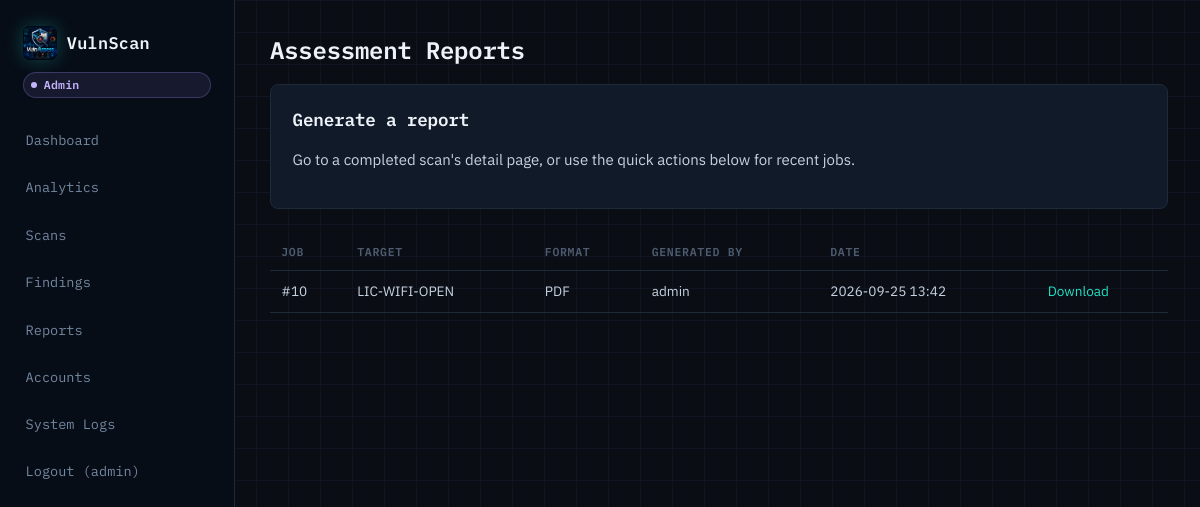
/reports/ (signed in), run on an earlier commit of the app's database.
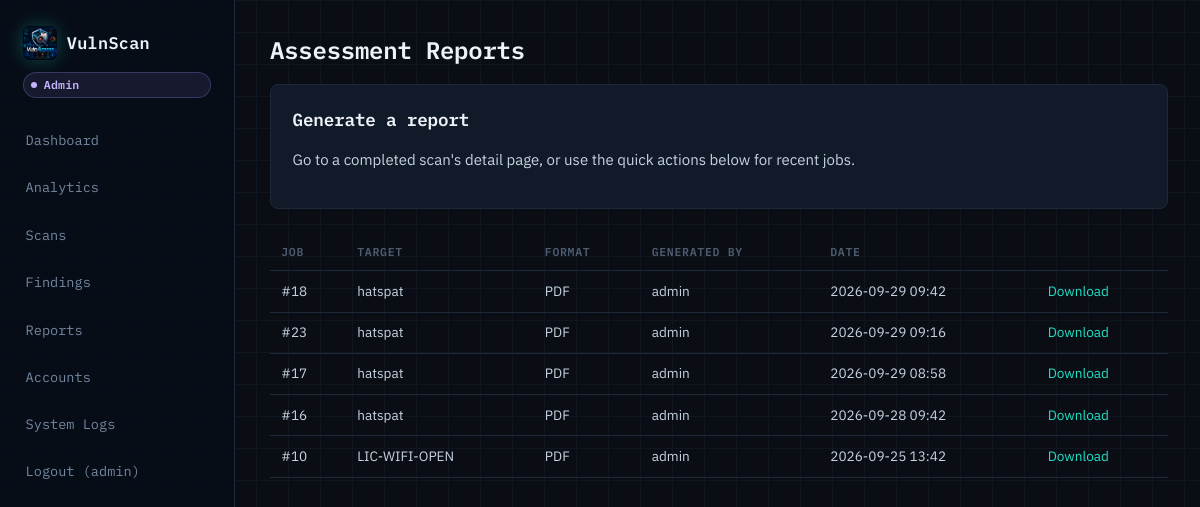
And on a later commit of the database.
### accounts/models.py (models this page shows, shortened)
class User(AbstractUser):
    role = models.CharField(
        max_length=16, choices=Role.choices, default=Role.VIEWER)
    email = models.EmailField(unique=True)
    phone_number = models.CharField(
        max_length=20, blank=True, null=True, default="")
    organization = models.CharField(max_length=255, blank=True)
    mfa_enabled = models.BooleanField(default=False)
    last_login_ip = models.GenericIPAddressField(null=True, blank=True)
    created_at = models.DateTimeField(auto_now_add=True)
    @property
    def is_admin_role(self):
        return self.role == Role.ADMIN or self.is_superuser
    @property
    def is_analyst_role(self):
        return self.role in (Role.ADMIN, Role.ANALYST) or self.is_superuser
    def can_manage_accounts(self):
        return self.is_admin_role
    def can_run_scans(self):
        return self.is_analyst_role
    def can_analyze_vulnerabilities(self):
        return self.is_analyst_role
    def can_generate_reports(self):
        return self.is_analyst_role

### reporting/models.py (models this page shows, shortened)
class GeneratedReport(models.Model):
    class Format(models.TextChoices):
        PDF = "PDF", "PDF"
        CSV = "CSV", "CSV"
    job = models.ForeignKey(ScanJob, on_delete=models.CASCADE, related_name="reports")
    generated_by = models.ForeignKey(settings.AUTH_USER_MODEL, on_delete=models.CASCADE)
    format = models.CharField(max_length=8, choices=Format.choices)
    file = models.FileField(upload_to="reports/")
    created_at = models.DateTimeField(auto_now_add=True)
    class Meta:
        ordering = ["-created_at"]

### scanning/models.py (models this page shows, shortened)
class ScanJob(models.Model):
    class ScanType(models.TextChoices):
        DISCOVERY = "DISCOVERY", "Host discovery"
        PORT_SCAN = "PORT_SCAN", "Port & service scan"
        FULL = "FULL", "Full scan (discovery + ports + OS fingerprint)"
    class Status(models.TextChoices):
        QUEUED = "QUEUED", "Queued"
        RUNNING = "RUNNING", "Running"
        COMPLETED = "COMPLETED", "Completed"
        FAILED = "FAILED", "Failed"
        CANCELLED = "CANCELLED", "Cancelled"
    target = models.ForeignKey(Target, on_delete=models.CASCADE, related_name="jobs")
    initiated_by = models.ForeignKey(settings.AUTH_USER_MODEL, on_delete=models.CASCADE, related_name="scan_jobs")
    scan_type = models.CharField(max_length=16, choices=ScanType.choices, default=ScanType.FULL)
    status = models.CharField(max_length=16, choices=Status.choices, default=Status.QUEUED)
    nmap_arguments = models.CharField(max_length=255, default="-sV -O --top-ports 100")
    queued_at = models.DateTimeField(auto_now_add=True)
    started_at = models.DateTimeField(null=True, blank=True)
    finished_at = models.DateTimeField(null=True, blank=True)
    error_message = models.TextField(blank=True)
    scan_progress = models.PositiveSmallIntegerField(default=0)
    attacker_risk_score = models.PositiveSmallIntegerField(default=0)
    attacker_risk_label = models.CharField(max_length=16, default="LOW")
    attacker_risk_reasons = models.JSONField(default=list, blank=True)
    class Meta:
        ordering = ["-queued_at"]

class Target(models.Model):
    label = models.CharField(max_length=255)
    ip_or_cidr = models.CharField(
        max_length=255,
        verbose_name="IP or CIDR",
        help_text="e.g. 10.0.0.15 or 10.0.0.0/24",
    )
    owner = models.ForeignKey(settings.AUTH_USER_MODEL, on_delete=models.CASCADE, related_name="targets")
    is_active = models.BooleanField(default=True)
    created_at = models.DateTimeField(auto_now_add=True)

### reporting/views.py (the view)
@login_required
def report_list(request):
    reports = GeneratedReport.objects.select_related("job__target", "generated_by").all()[:100]
    return render(request, "reporting/report_list.html", {"reports": reports})

### reporting/templates/reporting/report_list.html (shortened to what this page needs)
{% extends "base.html" %}
{% block content %}
<h1>Assessment Reports</h1>
{% if user.can_generate_reports %}
<div class="card">
    <h2>Generate a report</h2>
    <p>Go to a completed scan's detail page, or use the quick actions below for recent jobs.</p>
</div>
{% endif %}
<table class="data-table">
    <thead><tr><th>Job</th><th>Target</th><th>Format</th><th>Generated by</th><th>Date</th><th></th></tr></thead>
    <tbody>
    {% for r in reports %}
        <tr>
            <td>#{{ r.job.id }}</td>
            <td>{{ r.job.target.label }}</td>
            <td>{{ r.get_format_display }}</td>
            <td>{{ r.generated_by.username }}</td>
            <td>{{ r.created_at|date:"Y-m-d H:i" }}</td>
            <td><a href="{{ r.file.url }}" download>Download</a></td>
        </tr>
    {% empty %}
        <tr><td colspan="6">No reports generated yet.</td></tr>
    {% endfor %}
    </tbody>
</table>
{% endblock %}

### templates/base.html (shortened to what this page needs)
{% load static %}
<!DOCTYPE html>
<html lang="en">
<head>
    <link rel="stylesheet" href="{% static 'css/main.css' %}">
</head>
<body class="{% if request.resolver_match.url_name == 'login' or request.resolver_match.url_name == 'register' %}auth-page{% endif %}">
{% if request.resolver_match.url_name != 'login' and request.resolver_match.url_name != 'register' %}
<aside class="sidebar">
    <a class="brand" href="{% if user.is_authenticated %}{% url 'reporting:dashboard' %}{% else %}#{% endif %}">
        <img src="{% static 'images/logo1.png' %}" alt="VulnScan logo">
        <span>VulnScan</span>
        <span class="role-badge role-{{ user.role|lower }}">{{ user.get_role_display }}</span>
    </a>
<nav>
    {% if user.is_authenticated %}
        <a href="{% url 'reporting:dashboard' %}"
           class="{% if request.resolver_match.url_name == 'dashboard' %}active{% endif %}">
            Dashboard
        </a>
        <a href="{% url 'reporting:analytics' %}"
           class="{% if request.resolver_match.url_name == 'analytics' %}active{% endif %}">
            Analytics
        </a>
        {% if user.can_run_scans %}
            <a href="{% url 'scanning:job_list' %}"
               class="{% if request.resolver_match.namespace == 'scanning' %}active{% endif %}">
                Scans
            </a>
        {% endif %}
        {% if user.can_analyze_vulnerabilities %}
            <a href="{% url 'vulnassess:findings_list' %}"
               class="{% if request.resolver_match.namespace == 'vulnassess' %}active{% endif %}">
                Findings
            </a>
        {% endif %}
        <a href="{% url 'reporting:report_list' %}"
           class="{% if request.resolver_match.url_name == 'report_list' %}active{% endif %}">
            Reports
        </a>
        {% if user.can_manage_accounts %}
            <a href="{% url 'accounts:account_management' %}"
               class="{% if request.resolver_match.namespace == 'accounts' %}active{% endif %}">
                Accounts
            </a>
            <a href="{% url 'accounts:system_logs' %}"
               class="{% if request.resolver_match.url_name == 'system_logs' %}active{% endif %}">
                System Logs
            </a>
        {% endif %}
        <form action="{% url 'accounts:logout' %}" method="post" class="inline-form">
            <button type="submit" class="link-button logout-trigger">
                Logout ({{ user.username }})
            </button>
        </form>
    {% endif %}
</nav>
</aside>
{% endif %}
<main class="content">
    {% block content %}{% endblock %}
</main>
</body>
</html>

### static/css/main.css (style rules this page uses)
:root { --bg: #0a0e14; --bg-grid-line: #0f1621; --panel-solid: #111a28; --panel-border: #1e2939; --panel-border-strong: #2c3d54; --panel-raised: #16202f; --text: #c7d2e0; --text-bright: #eef3f9; --text-dim: #7488a1; --text-faint: #4d5c70; --signal: #1fe0c4; --signal-dim: #0f8f7d; --signal-glow: rgba(31, 224, 196, 0.35); --critical: #ff4d5e; --high: #ff9f40; --medium: #ffd23f; --low: #7488a1; --info: #4d5c70; --success: #34d399; --font-mono: "IBM Plex Mono", ui-monospace, "SFMono-Regular", Menlo, Consolas, monospace; --font-sans: "IBM Plex Sans", -apple-system, "Segoe UI", Roboto, sans-serif; --radius: 8px; --radius-sm: 4px; }
* { box-sizing: border-box; }
html { color-scheme: dark; }
body { margin: 0; font-family: var(--font-sans); font-size: 15px; line-height: 1.55; background: linear-gradient(var(--bg-grid-line) 1px, transparent 1px) 0 0 / 100% 32px, linear-gradient(90deg, var(--bg-grid-line) 1px, transparent 1px) 0 0 / 32px 100%, var(--bg); color: var(--text); -webkit-font-smoothing: antialiased; }
a { color: var(--signal); }
h1, h2, h3, h4 { font-family: var(--font-mono); color: var(--text-bright); letter-spacing: -0.01em; margin: 0 0 0.6em 0; font-weight: 600; }
h1 { font-size: 1.5rem; }
h2 { font-size: 1.1rem; }
.sidebar { position: fixed; inset: 0 auto 0 0; width: 235px; padding: 1.25rem 0.85rem; background: rgba(8, 14, 24, 0.96); border-right: 1px solid var(--panel-border); z-index: 40; }
.brand { font-family: var(--font-mono); font-weight: 600; font-size: 1.05rem; color: var(--text-bright); letter-spacing: 0.02em; display: flex; flex-wrap: wrap; align-items: center; gap: 0.6rem; padding: 0.35rem 0.6rem 1.35rem; text-decoration: none; }
.brand img { width: 34px; height: 34px; object-fit: cover; border-radius: 7px; box-shadow: 0 0 18px rgba(31, 224, 196, 0.28); }
.brand .role-badge { flex-basis: 100%; width: max-content; max-width: 100%; white-space: normal; overflow-wrap: anywhere; margin-top: 0.15rem; }
nav { display: flex; flex-direction: column; align-items: stretch; gap: 0.35rem; }
nav a, nav .link-button { color: var(--text-dim); text-decoration: none; font-size: 0.85rem; font-family: var(--font-mono); background: none; border: none; cursor: pointer; padding: 0.65rem 0.75rem; border-radius: var(--radius-sm); transition: color 0.15s ease, background 0.15s ease; }
.inline-form { display: inline; }
.content { max-width: 1140px; margin: 0 auto 0 238px; padding: 2rem 2rem 4rem; }
.card { background: var(--panel-solid); border: 1px solid var(--panel-border); border-radius: var(--radius); padding: 1.35rem; margin-bottom: 1.5rem; position: relative; animation: rise-in 0.35s ease both; }
.data-table { width: 100%; border-collapse: collapse; font-size: 0.85rem; }
.data-table th, .data-table td { text-align: left; padding: 0.6rem 0.7rem; border-bottom: 1px solid var(--panel-border); }
.data-table th { color: var(--text-faint); font-weight: 600; font-family: var(--font-mono); font-size: 0.72rem; text-transform: uppercase; letter-spacing: 0.06em; }
.data-table tbody tr { transition: background 0.12s ease; }
.data-table a { color: var(--signal); text-decoration: none; }
.role-badge, .status-badge, .severity-badge { display: inline-flex; align-items: center; gap: 0.4rem; padding: 0.2rem 0.6rem 0.2rem 0.45rem; border-radius: 999px; font-size: 0.72rem; font-family: var(--font-mono); font-weight: 600; letter-spacing: 0.02em; border: 1px solid transparent; white-space: nowrap; }
.role-badge::before, .status-badge::before, .severity-badge::before { content: ""; width: 6px; height: 6px; border-radius: 50%; flex-shrink: 0; }
.role-admin { background: rgba(167, 139, 250, 0.1); color: #c4b5fd; border-color: rgba(167, 139, 250, 0.25); }
.role-admin::before { background: #c4b5fd; }

What changed in the data, as far as the page shows it:
added GeneratedReport: job.id "18", job.target.label "hatspat", format "PDF", generated_by.username "admin", created_at "2026-09-29 09:42"
added GeneratedReport: job.id "23", job.target.label "hatspat", format "PDF", generated_by.username "admin", created_at "2026-09-29 09:16"
added GeneratedReport: job.id "17", job.target.label "hatspat", format "PDF", generated_by.username "admin", created_at "2026-09-29 08:58"
added GeneratedReport: job.id "16", job.target.label "hatspat", format "PDF", generated_by.username "admin", created_at "2026-09-28 09:42"
